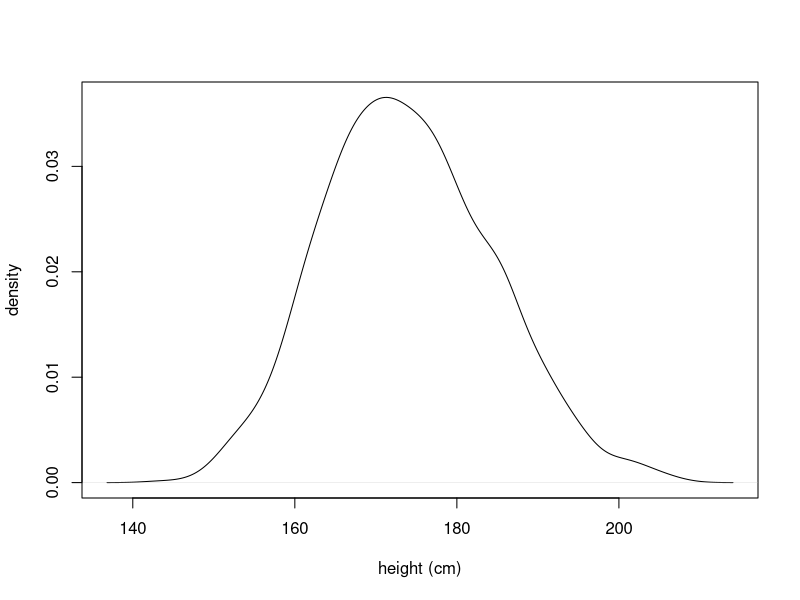
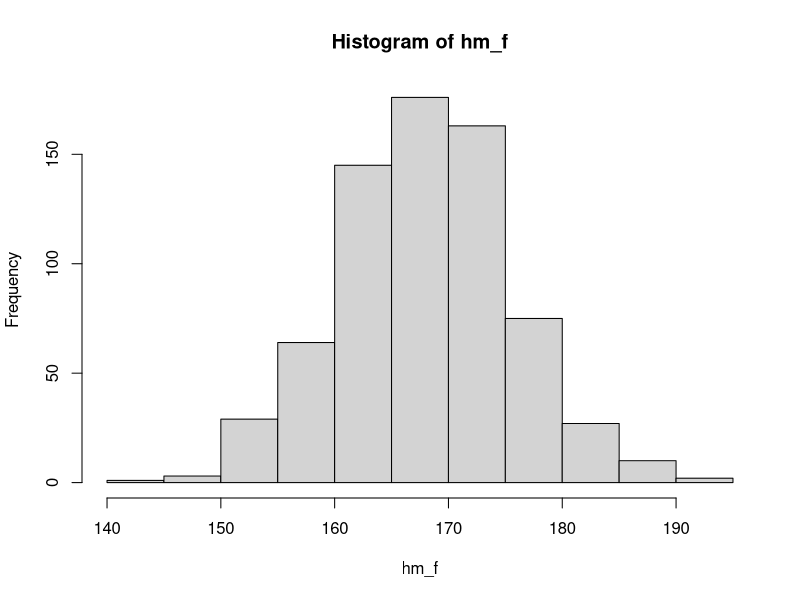
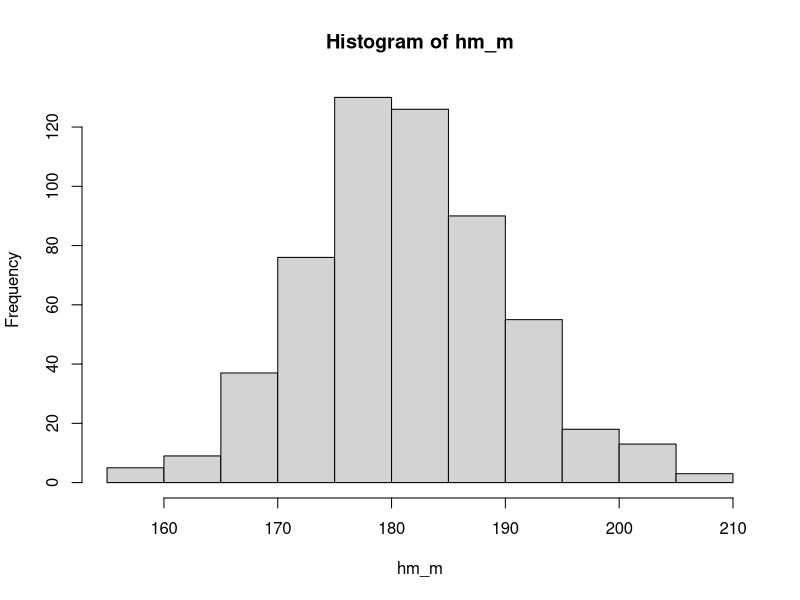
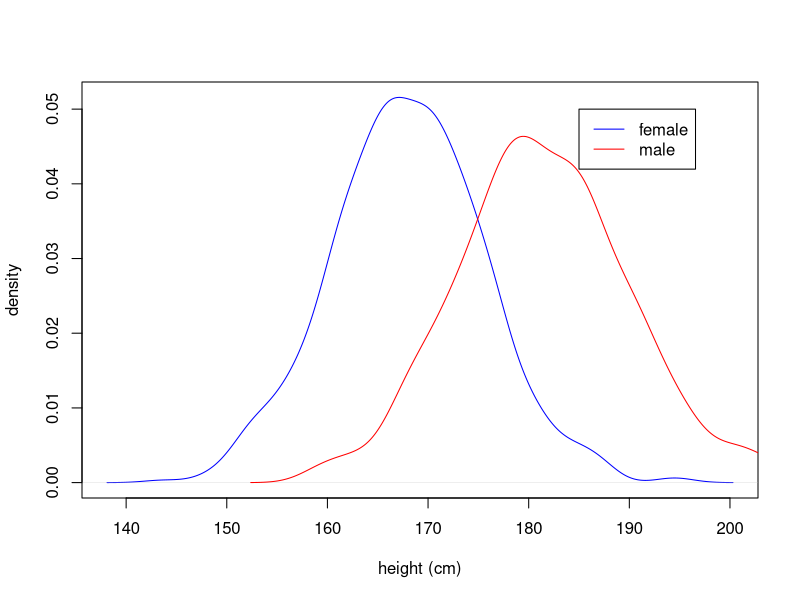

Write the R code that produced these figures, in order. (Note: this script raises an error after producing the figures.)
# Data: X_1,...,X_{n_g} ~ N(theta,1/lambda)
# Prior: theta ~ N(mu_0, 1/lambda_0)
library(mice)
data(selfreport)
attach(selfreport)

hm <- hm[-c(1:803)]
sex <- sex[-c(1:803)]
# plots the density of female and male combined heights
plot(density(hm),xlab="height (cm)", ylab="density", main="")

place_f <- which(sex == "Female")
place_m <- which(sex=="Male")
hm_f <- hm[place_f]
n_f = length(hm_f)
hm_m <- hm[place_m]
n_m = length(hm_m)
hist(hm_f)
hist(hm_m)

# plot the density of female and male heights
plot(density(hm_f), xlab="height (cm)", ylab="density", col="blue",lty=1,main="")
lines(density(hm_m),col="red",lty=1)
legend(185,0.05, c("female","male"),lty=c(1,1),col=c("blue","red"))


mu_0_f = 165 # 165 cm ~ 5 foot 5 inches
#lambda_0_f = 15
#1/15^2 # 15 cm ~ 6 inches 
# Males
mu_0_m = 178 # 178 cm ~ 5 foot 10 inches
sigma = 15
#lambda_0_m = 1/15^2 # 15 cm ~ 6 inches
lambda = 1/8^2 # 8cm

# create a sequence of theta values so we can plot the posterior and prior

th = seq(140,215,length.out=100) 
prior_f = dnorm(th,mu_0_f,sd=sigma)
prior_m = dnorm(th,  mu_0_m,sd=sigma)


M_f = lambda_0_f*mu_0_f + lambda*sum(hm_f)/(lambda_0_f +n_f*lambda)
L_f = lambda_0_f + n_f*lambda


M_m = lambda_0_m*mu_0_m + lambda*sum(hm_m)/(lambda_0_m+n_m*lambda)
L_m = lambda_0_m + n_m*lambda


posterior_f = dnorm(th, M_f,sd=sqrt(L_f))
posterior_m = dnorm(th, M_m,sd=sqrt(L_m))

# ATTN: How do I get this on the same scale?

plot(th,posterior_f,type="l",lty=1,col="blue",xlab=expression(theta), ylab="density",lwd=2, ylim=c(0,0.14))
lines(th, prior_f,type="l", lty=2,col="blue",lwd=2)
lines(th, posterior_m, type="l", lty=1,col="red",lwd=2)
#par(new=TRUE)
lines(th, prior_m,type="l",lty=2,col="red",lwd=2)
legend(190,0.12,c("Female, posterior", "Female, prior", "Male, posterior", "Male, prior"), lty=c(1,2,1,2),col=c("blue","blue","red","red"),lwd=c(2,2,2,2))



